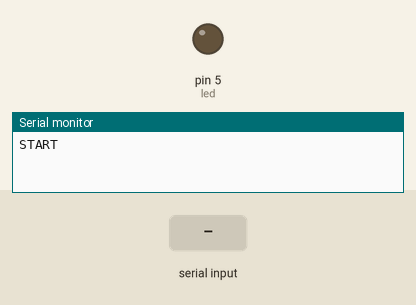
This sketch was run on a simulated Arduino Uno, built with avr-gcc and run on an emulated ATmega328P. Parts: output pins drawn as LEDs (lit = HIGH), the last lines printed to the serial monitor. The inputs (shaded band) are chosen by the test bench.

Above: at 1.2 s.
1.3 s: "n" received over the second serial link
At 2.5 s:
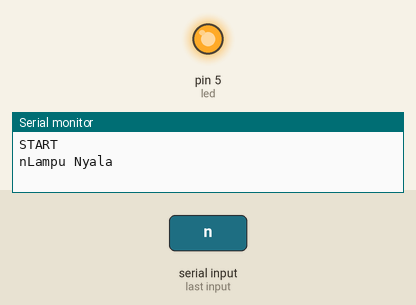
2.8 s: "f" received over the second serial link
At 3.7 s:
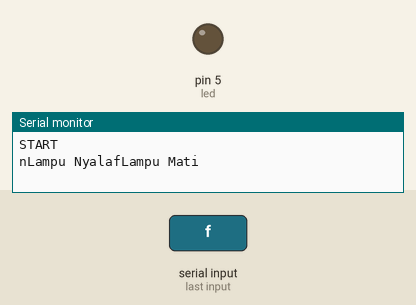
Timing chart, 0 to 5.8 s (numbered marks = the images above; inputs shaded):
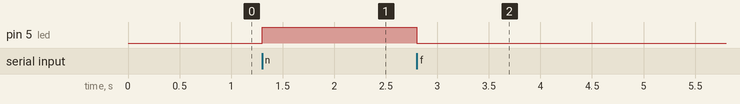

Measured:
- after the input at 1.3 s, pin 5 (led): LOW → HIGH at once
- after the input at 2.8 s, pin 5 (led): HIGH → LOW at once

The sketch:

Bluetooth_HC-05_LED.ino
```cpp
#include <SoftwareSerial.h>
#define led 5

SoftwareSerial myBT(7, 8); // TX || RX
char receive;

void setup() {
  Serial.begin(9600);
  myBT.begin(6900);
  Serial.println("START");

  pinMode(led, OUTPUT);
}

void loop() {
  //read myBT Serial     >> Recv SmartPhone
  if(myBT.available()){

    receive = myBT.read();
    Serial.print(receive);

    if(receive == 'n'){
      Serial.print("Lampu Nyala");
      digitalWrite(led, HIGH);
      myBT.write("LED ON \n");

    }else if(receive == 'f'){
      Serial.print("Lampu Mati");
      digitalWrite(led, LOW);
      myBT.write("LED OFF \n");
    }
  }
  //read Arduino Serial   >> Send SmartPhone
  if(Serial.available()){
    myBT.write(Serial.read());
  }
}
```
